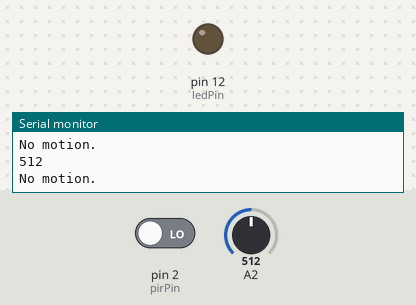
Bench run of a sketch on a simulated Arduino Uno, built with avr-gcc and run on an emulated ATmega328P. Shown: output pins drawn as LEDs (lit = HIGH), the last lines printed to the serial monitor. Inputs (shaded band) come from the test bench; at power-on: pin 2 (pirPin) LOW, A2 = 512.

Above: at 1.2 s.
1.3 s: pin 2 (pirPin) driven HIGH
At 1.7 s:
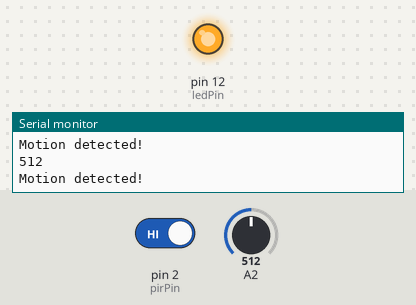
2.9 s: pin 2 (pirPin) driven LOW
At 4.2 s:
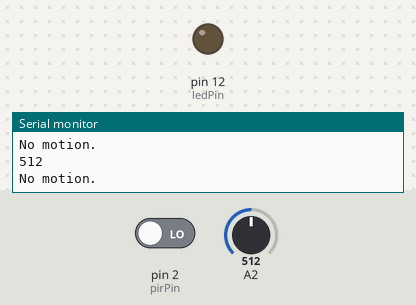
Timing chart, 0 to 5.9 s (numbered marks = the images above; inputs shaded):
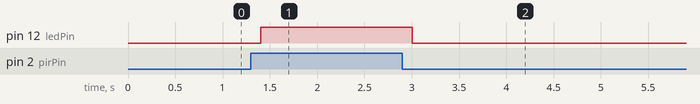

The sketch:

6513.ino
```cpp
// تعريف الدبابيس
const int pirPin = 2;  // دبوس إشارة حساس الحركة
const int ledPin = 12; // دبوس الـ LED

// متغير لتخزين حالة حساس الحركة
int dpirState = LOW;
int apirState = 0 ;

void setup() {
  // إعداد الدبابيس
  pinMode(pirPin, INPUT);
  pinMode(ledPin, OUTPUT);

  // بدء الاتصال التسلسلي لمراقبة القيم (اختياري)
  Serial.begin(9600);
}

void loop() {
  // قراءة قيمة حساس الحركة
  apirState = analogRead(pirPin);
  dpirState = digitalRead(pirPin);
    Serial.println(apirState);
  if (dpirState == HIGH) {
    // إذا تم اكتشاف حركة، إضاءة الـ LED
    digitalWrite(ledPin, HIGH);
    Serial.println("Motion detected!"); // إخراج رسالة للحالة (اختياري)
  } else {
    // إذا لم يتم اكتشاف حركة، إطفاء الـ LED
    digitalWrite(ledPin, LOW);
    Serial.println("No motion."); // إخراج رسالة للحالة (اختياري)
  }

  // تأخير صغير لتقليل الاهتزاز
  delay(200);
}
```

Measured:
- after the input at 1.3 s, pin 12 (ledPin): LOW → HIGH after 0.10 s
- after the input at 2.9 s, pin 12 (ledPin): HIGH → LOW after 0.11 s
